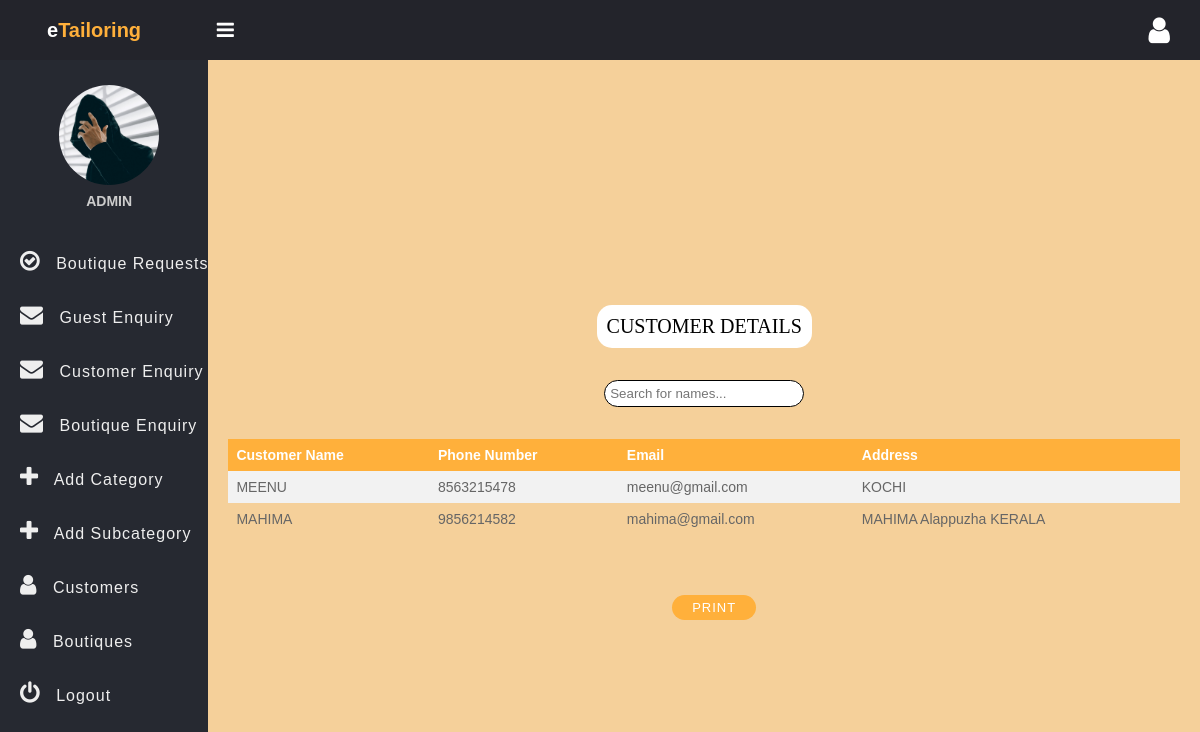
/admin/viewcust.php (signed in), run on the app's committed database.
### tables this page shows
CREATE TABLE IF NOT EXISTS `tbl_custreg` (
  `cust_id` int(2) NOT NULL AUTO_INCREMENT,
  `cust_name` varchar(20) NOT NULL,
  `cust_phone` char(10) NOT NULL,
  `cust_email` varchar(30) NOT NULL,
  `cust_address` varchar(100) NOT NULL,
  `cust_status` varchar(2) NOT NULL,
  PRIMARY KEY (`cust_id`),
  UNIQUE KEY `cust_email` (`cust_email`),
  UNIQUE KEY `cust_phone` (`cust_phone`)
);

### classes/DataAccess.class.PHP (called while the page is built, shortened)
<?php
class DataAccess
{
	protected $_con,$_query,$_errors;
	public function __construct()
	{
		if(!$this->_con=mysqli_connect("localhost","root","","etailor"))
		{
			die("connection Error");
		}
		$this->_errors ="";
	}
	public function getData($fields,$table,$condition = "1")
	{
		if(!$this->_checkTable($table))
		{
			$this->_errors.="$table not Present";
			return false;
		}
		$this->_query = "select ";
		if(is_array($fields))
		{
			if($this->_checkFieldsIndexed($fields,$table))
			{
				$this->_query.=implode(",",$fields);
			}
			else
			{
				return false;
			}
		}
		$this->_query.=" from $table where $condition";
		$resref=mysqli_query($this->_con,$this->_query);
		$dataArr = array();
		if(mysqli_num_rows($resref))
		{
			while($rows = mysqli_fetch_assoc($resref))
			{
				$dataArr[] = $rows;
			}
		}
		return $dataArr;
	}
	protected function _checkTable($table)
	{
		$q="show tables";
		$resref = mysqli_query($this->_con,$q);
		if(mysqli_num_rows($resref))
		{
			while($row=mysqli_fetch_array($resref))
			{
				if($row[0]==$table)
				{
					return true;
				}
			}
		}
		return false;
	}
	private function _checkFieldsIndexed($data,$table)
	{
		if($this->_checkTable($table))
		{
			$fieldArr=array();
			$q="describe $table";
			$resref = mysqli_query($this->_con,$q);
			while($row=mysqli_fetch_assoc($resref))
			{
				$fieldArr[] = $row["Field"];
			}
			$flag = true;
			return $flag;
		}
		return 0;
	}
}
?>

### admin/viewcust.php (the view, shortened to what this page needs)
<!DOCTYPE html>
<html>
<head>
    <link rel="stylesheet" href="https://stackpath.bootstrapcdn.com/font-awesome/4.7.0/css/font-awesome.min.css">
    <link rel="stylesheet" href="css/style.css">
</head>
<body>
    <header class="header">
        <h2 class="u-name">e<b>Tailoring</b>
            <label for="checkbox">
                <i id="navbtn" class="fa fa-bars" aria-hidden="true"></i>
            </label>
        </h2>
        <i class="fa fa-user" aria-hidden="true"></i>
    </header>
    <div class="body">
        <nav class="side-bar">
            <div class="user-p">
                <img src="img/user.jpg">
                <h4><?php echo $_SESSION["admin_name"];?></h4>
            </div>
            <ul>
                <li>
                    <a href="adminhome.php">
                        <i class="fa fa-check-circle-o" aria-hidden="true"></i>
                        <span>Boutique Requests</span>
                    </a>
                </li>
                <li>
                    <a href="guestenq.php">
                        <i class="fa fa-envelope" aria-hidden="true"></i>
                        <span>Guest Enquiry</span>
                    </a>
                </li>
                <li>
                    <a href="custenq.php">
                        <i class="fa fa-envelope" aria-hidden="true"></i>
                        <span>Customer Enquiry</span>
                    </a>
                </li>
                <li>
                    <a href="btqenq.php">
                        <i class="fa fa-envelope" aria-hidden="true"></i>
                        <span>Boutique Enquiry</span>
                    </a>
                </li>
                <li>
                    <a href="addcat.php">
                        <i class="fa fa-plus" aria-hidden="true"></i>
                        <span>Add Category</span>
                    </a>
                </li>
                <li>
                    <a href="addsubcat.php">
                        <i class="fa fa-plus" aria-hidden="true"></i>
                        <span>Add Subcategory</span>
                    </a>
                </li>
                <li>
                    <a href="viewcust.php">
                        <i class="fa fa-user" aria-hidden="true"></i>
                        <span>Customers</span>
                    </a>
                </li>
                <li>
                    <a href="viewbtq.php">
                        <i class="fa fa-user" aria-hidden="true"></i>
                        <span>Boutiques</span>
                    </a>
                </li>
                <li>
                    <a href="../destroysession.php">
                        <i class="fa fa-power-off" aria-hidden="true"></i>
                        <span>Logout</span>
                    </a>
                </li>
            </ul>
        </nav>
        <section class="section-1">
            <center>
                <p style="color: black;font-family:satisfy;border-radius: 15px;padding:10px;">CUSTOMER DETAILS</p>
            </center><br><br>
                <input type="text" id="myInput" onkeyup="myFunction()" placeholder="Search for names..."><br><br>
                    <?php
			require_once("../classes/DataAccess.class.php");
			$dao = new DataAccess();
			$fields=array("cust_name","cust_phone","cust_email","cust_address");
			if($customer = $dao->getData($fields,"tbl_custreg"))
			{
				?>
                    <table id="myTable">
                        <tr>
                            <th>Customer Name</th>
                            <th>Phone Number</th>
                            <th>Email</th>
                            <th>Address</th>
                        </tr>
                        <?php
						foreach($customer as $cust)
						{
							?>
                        <tr>
                            <td><?php echo $cust["cust_name"]; ?></td>
                            <td><?php echo $cust["cust_phone"]; ?></td>
                            <td><?php echo $cust["cust_email"]; ?></td>
                            <td><?php echo $cust["cust_address"]; ?></td>
                        </tr>
                        <?php
						}
						?>
                    </table>
                    <?php
			}
			else
			{
				echo "<h3>No customers found ".$dao->getErrors()."</h3>";
			}
		?>
                    <br><br><br><br>
                    <center><a href="printCustomer.php" class="btn">PRINT</a></center>
        </section>
    </div>
</body>
</html>

### admin/css/style.css (style rules this page uses)
* { padding: 0; margin: 0; box-sizing: border-box; font-family: arial, sans-serif; }
.header { display: flex; justify-content: space-between; align-items: center; padding: 15px 30px; background: #23242b; color: #fff; }
.u-name { font-size: 20px; padding-left: 17px; }
.u-name b { color: #ffb03b; }
.header i { font-size: 30px; cursor: pointer; color: #fff; }
.user-p { text-align: center; padding-left: 10px; padding-top: 25px; }
.user-p img { width: 100px; border-radius: 50%; }
.user-p h4 { color: #ccc; padding: 5px 0; }
.side-bar { width: 250px; background: #262931; min-height: 100vh; transition: 500ms width; }
.body { display: flex; }
.section-1 { width: 100%; background: url("../img/bg.jpg"); background-size: cover; background-position: center; display: flex; justify-content: center; align-items: center; flex-direction: column; }
.section-1 p { color: #ffb03b; font-size: 20px; background: #fff; padding: 7px; border-radius: 5px; }
.side-bar ul { margin-top: 20px; list-style: none; }
.side-bar ul li { font-size: 16px; padding: 15px 0px; padding-left: 20px; transition: 500ms background; white-space: nowrap; overflow: hidden; text-overflow: ellipsis; }
.side-bar ul li a { text-decoration: none; color: #eee; cursor: pointer; letter-spacing: 1px; }
.side-bar ul li a i { display: inline-block; padding-right: 10px; font-size: 23px; }
#navbtn { display: inline-block; margin-left: 70px; font-size: 20px; transition: 500ms color; }

### admin/viewcust.php (style rules this page uses)
table { border-collapse: collapse; width: 100%; }
th, td { text-align: left; padding: 8px; }
tr:nth-child(even) { background-color: #f2f2f2 }
th { background-color: #ffb03b; color: white; }
* { box-sizing: border-box; }
html, body { min-height: 100vh; padding: 0; margin: 0; font-family: Roboto, Arial, sans-serif; font-size: 14px; color: #666; }
input, textarea { outline: none; }
.section-1 { display: flex; justify-content: center; align-items: center; padding: 20px; background: #f5d09a; }
.btn { background: #ffb03b; color: #fff; border-radius: 30px; margin: 0 0 0 20px; padding: 5px 20px; font-size: 13px; font-weight: 500; letter-spacing: 1px; transition: 0.3s; white-space: nowrap; text-decoration: none; }
#myInput { width: 200px; -webkit-transition: width 0.4s ease-in-out; transition: width 0.4s ease-in-out; }
#myInput { -moz-border-radius: 15px; border-radius: 15px; border:solid 1px black; padding:5px; display: block; margin-right: auto; margin-left: auto; }

### data on the page
tbl_custreg: cust_name "MEENU", cust_phone "8563215478", cust_email "meenu@gmail.com", cust_address "KOCHI"
tbl_custreg: cust_name "MAHIMA", cust_phone "9856214582", cust_email "mahima@gmail.com", cust_address "MAHIMA Alappuzha KERALA"

### other printed values
$_SESSION["admin_name"] "ADMIN"
